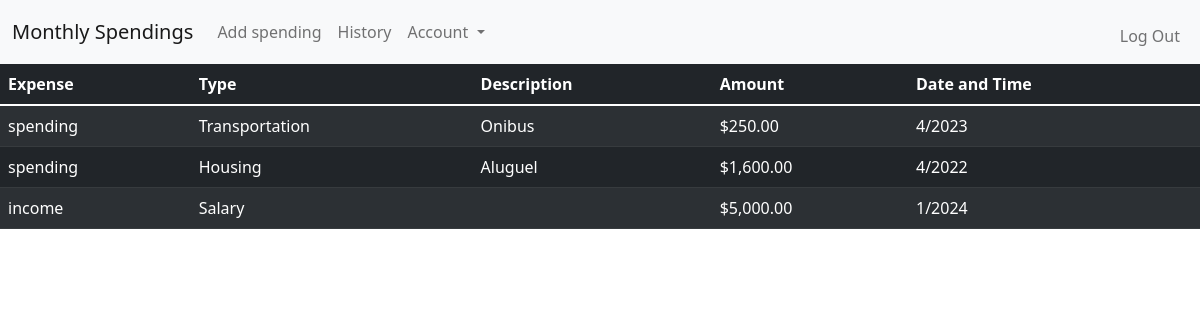
Page /history (signed in) on the earlier database version.
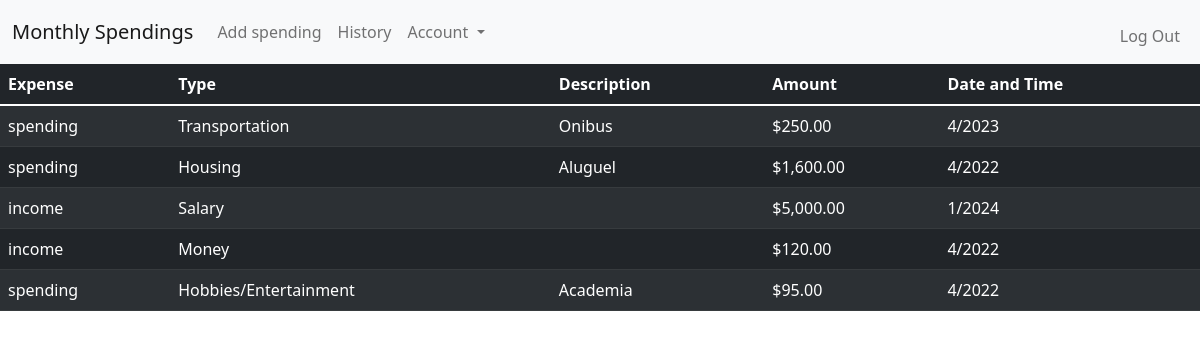
Same page on the later database version.
### tables this page shows
CREATE TABLE user_history (transaction_id INTEGER PRIMARY KEY AUTOINCREMENT NOT NULL, user_id INTEGER NOT NULL, spending TEXT NOT NULL, type TEXT NOT NULL, description TEXT NOT NULL, amount NUMERIC NOT NULL, date TEXT NOT NULL);

### app.py (the view)
@app.route("/history")
@login_required
def history():
    database = sqlite3.connect("users.db")
    db = database.cursor()
    db.execute("SELECT * FROM user_history WHERE user_id=?", (session["user_id"],))
    history = db.fetchall()
    amount = []
    for items in history:
        amount.append(usd(items[5]))
    database.close()
    return render_template("history.html", history=history, amount=amount)

### helpers.py (called while the page is built)
def login_required(f):
    @wraps(f)
    def decorated_function(*args, **kwargs):
        if session.get("user_id") is None:
            return redirect("/logni")
        return f(*args, **kwargs)
    return decorated_function

def usd(value):
    return f"${value:,.2f}"

### templates/history.html (shortened to what this page needs)
{% extends "layout.html" %}
{% block main %}
<table class="table table-dark table-striped">
    <thead>
        <tr class="table-dark">
            <th class="table-dark">Expense</th>
            <th class="table-dark">Type</th>
            <th class="table-dark">Description</th>
            <th class="table-dark">Amount</th>
            <th class="table-dark">Date and Time</th>
        </tr>
    </thead>
    <tbody>
        {% for expenses in history %}
        <tr class="table-dark">
            <td class="table-dark">{{ expenses[2] }}</td>
            <td class="table-dark">{{ expenses[3] }}</td>
            <td class="table-dark">{{ expenses[4] }}</td>
            <td class="table-dark">{{ amount[loop.index0] }}</td>
            <td class="table-dark">{{ expenses[6] }}</td>
        </tr>
        {% endfor %}
    </tbody>
</table>
{% endblock %}

### templates/layout.html (shortened to what this page needs)
<!DOCTYPE html>
<html lang="en">
<head>
    <link href="https://cdn.jsdelivr.net/npm/bootstrap@5.1.3/dist/css/bootstrap.min.css" rel="stylesheet">
</head>
<body>
    <header>
        <nav class="navbar navbar-expand-lg navbar-light bg-light">
            <div class="container-fluid">
              <a class="navbar-brand" href="/">Monthly Spendings</a>
              <div class="collapse navbar-collapse" id="navbarSupportedContent">
                {% if session["user_id"] %}
                  <ul class="navbar-nav me-auto mb-2 mb-lg-0">
                    <li class="nav-item">
                      <a class="nav-link " aria-current="page" href="/spending">Add spending</a>
                    </li>
                    <li class="nav-item">
                      <a class="nav-link" href="/history">History</a>
                    </li>
                    <li class="nav-item dropdown">
                      <a class="nav-link dropdown-toggle" id="navbarDropdown" role="button" data-bs-toggle="dropdown" aria-expanded="false">
                        Account
                      </a>
                    </li>
                  </ul>
                  <ul class="navbar-nav ms-auto mt-2">
                    <li class="nav-tem"><a class="nav-link" href="/logout">Log Out</a></li>
                </ul>
                {% else %}
                  <ul class="navbar-nav ms-auto mt-2">
                      <li class="nav-tem"><a class="nav-link" href="/register">Register</a></li>
                      <li class="nav-tem"><a class="nav-link" href="/login">Login</a></li>
                  </ul>
                {% endif %}
              </div>
            </div>
          </nav>
    </header>
    <main>
        {% block main %}{% endblock %}
    </main>
  </body>
</html>

Differences in the rows shown:
added user_history: spending "income", type "Money", amount "$120.00", date "4/2022"
added user_history: spending "spending", type "Hobbies/Entertainment", description "Academia", amount "$95.00", date "4/2022"
